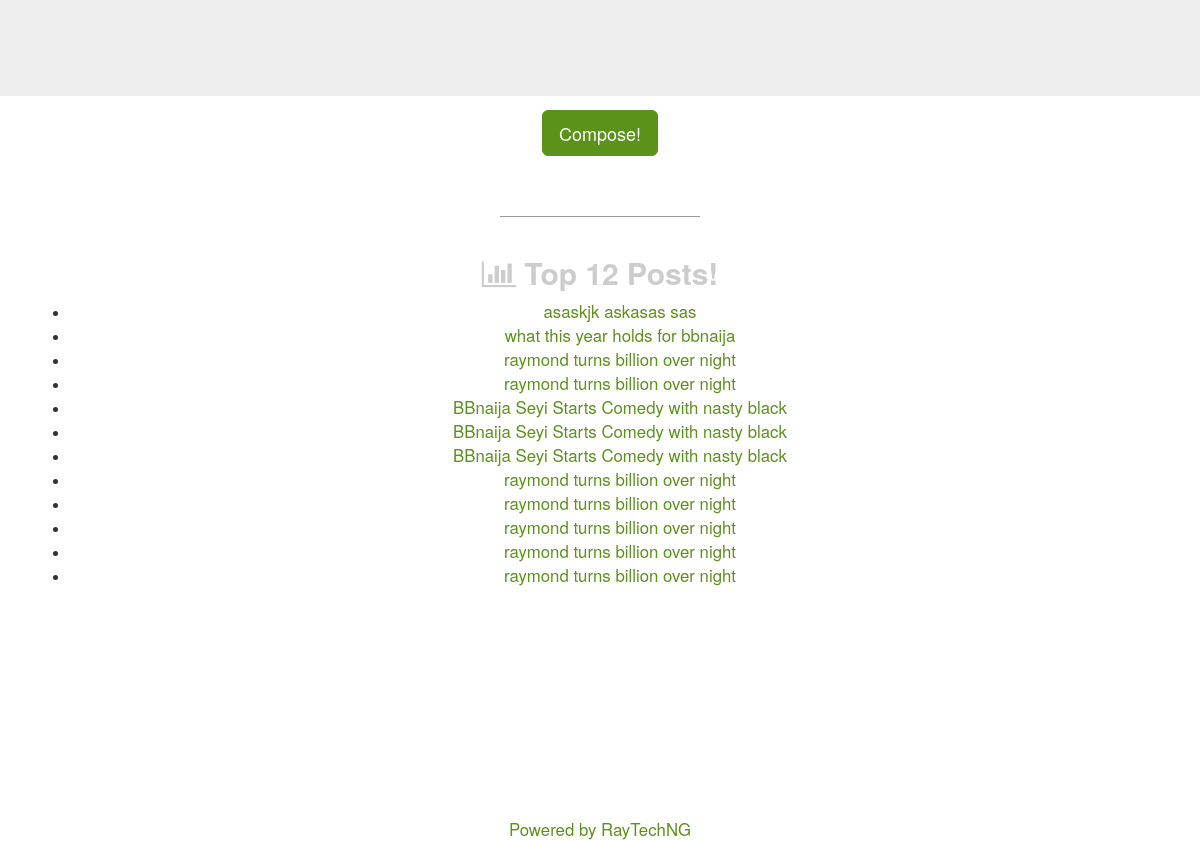
Screenshot of /database/ with the database file from the repository.
### main/models.py (models this page shows, shortened)
class Article(models.Model):
	title = models.TextField(default="none")
	keyphrase = models.TextField(default="none")
	headlines = models.TextField(default="none")
	content = models.TextField(default="none")
	question = models.TextField(default="none")
	tweet_quote = models.TextField(default="none")
	more_gist = models.TextField(default="none")
	pub_date = models.DateTimeField(default=timezone.now)

### main/views.py (the view)
# urls.py: path("database/", views.AllView, name="all"),
def AllView(request):
	posts = Article.objects.order_by("-pub_date")[:12]
	context = {"posts": posts}
	return render(request, "main/all.html", context)

### main/templates/main/all.html (shortened to what this page needs)
{% extends 'main/base2.html' %}
{% block content %}
<div class="jumbotron">
  <div class="jumbotron__body">
    <div class="container">
      <p>
        <a class="btn btn-primary btn-lg" href="{% url 'index' %}" role="button">Compose!</a>
      </p>
      <div class="jumbotron__topad">
          <h2><strong><i class="fa fa-bar-chart"></i> Top 12 Posts!</strong></h2>
          {% if posts %}
          <ul>
          	{% for post in posts %}
          	<li>
          		 <a href="{% url 'single_post' post.id %}">
				    {{ post.title }}
				  </a>
          	</li>
			{% endfor %}
          </ul>
          {% else %}
          	<p>Sorry, Nothing Yet!</p>
          {% endif %}
          <br /> <br /> <br /> <br /> <br /> <br /> <br /> <br /> <br /> <br /> <br />
          <a href="#">
            Powered by RayTechNG
          </a>
      </div>
    </div>
  </div>
  <div class="jumbotron__background"
       data-vide-bg="mp4: https://analytics.ispot.tv/download/media4/001/276/701/Aw_w.mp4, webm: https://analytics.ispot.tv/download/media4/001/276/701/Aw_w.webm, poster: https://analytics.ispot.tv/download/media4/001/276/701/Aw_w_8.jpg"
       data-vide-options="posterType: jpg, loop: true, muted: true, position: 50% 50%">
  </div>
{% endblock %}

### main/templates/main/base2.html (style rules this page uses)
.jumbotron .btn-primary { background-color: #5b921a !important; border-color: #5b921a !important; }
.jumbotron .jumbotron__topad { margin-top: 60px; padding-top: 20px; position: relative; }
.jumbotron .jumbotron__topad:before { content: ''; position: absolute; top: 0; left: 50%; width: 200px; margin-left: -100px; border-top: 1px solid #999; }
.jumbotron .jumbotron__topad strong { display: block; color: #ccc; }
.jumbotron .jumbotron__topad a { color: #5b921a; font-size: 1.2em; }
.jumbotron .jumbotron__background { position: absolute; z-index: 1; top: 0; bottom: 0; left: 0; right: 0; }
.jumbotron .jumbotron__background :after { content: ''; position: absolute; top: 0; left: 0; right: 0; bottom: 0; background: transparent repeat 50% 50%; background-image: url("http://www.transparenttextures.com/patterns/fake-brick.png"); }
.jumbotron .jumbotron__background :before { content: ''; position: absolute; top: 0; left: 0; right: 0; bottom: 0; background: rgba(0, 0, 0, 0.8); }
.jumbotron .jumbotron__body { padding-top: 110px; position: absolute; z-index: 2; top: 0; left: 0; right: 0; bottom: 0; text-align: center; }
.jumbotron p { color: #eee !important; }

### rows the page displays
Article: title "asaskjk askasas sas"
Article: title "what this year holds for bbnaija"
Article: title "raymond turns billion over night"
Article: title "raymond turns billion over night"
Article: title "BBnaija Seyi Starts Comedy with nasty black"
Article: title "BBnaija Seyi Starts Comedy with nasty black"
Article: title "BBnaija Seyi Starts Comedy with nasty black"
Article: title "raymond turns billion over night"
Article: title "raymond turns billion over night"
Article: title "raymond turns billion over night"
Article: title "raymond turns billion over night"
Article: title "raymond turns billion over night"
